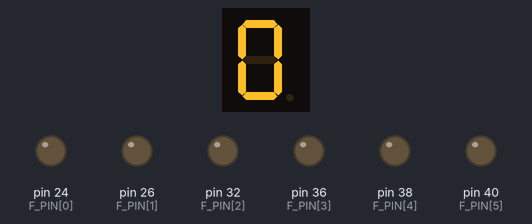
A program run on a simulated Raspberry Pi (header pin numbers). Shown: 1-digit seven-segment display, output pins drawn as LEDs (lit = HIGH). The segment pins are drawn as the display they are named for; pins used as bus, display or sensor lines are not drawn.

Above: at 0.1 s.
At 2.2 s:
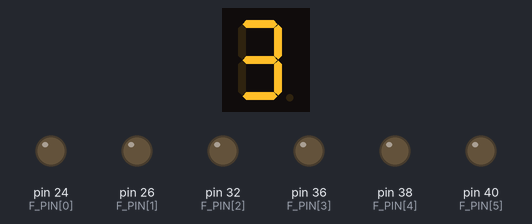
At 3.6 s:
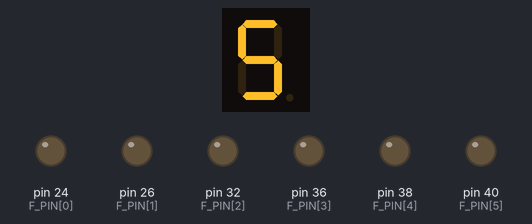
At 5.7 s:
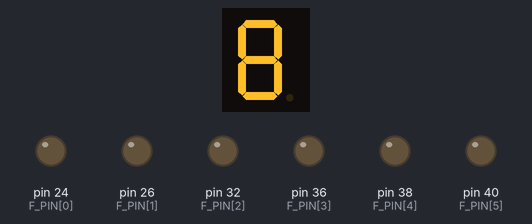
At 7.8 s:
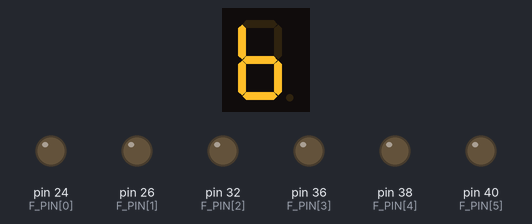
At 10.6 s:
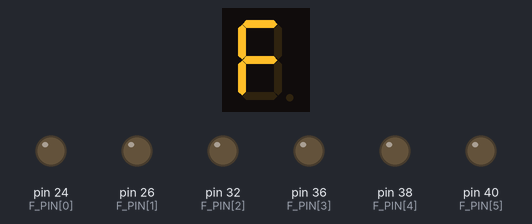

Measured:
- what the display in image 0 shows lasts 0.7 s, from 0.1 s to 0.8 s

The program:

0322_FND6_Cntl.py
```python
import RPi.GPIO as GPIO
import time

GPIO.setmode(GPIO.BOARD)
      #a,b, c, d, e, f, g, h
D_PIN=[19,21,23,29,31,33,35,37]
F_PIN=[24,26,32,36,38,40]
FND_DATA = [0x3F,0x06,0x5B,0x4F,0x66,0x6D,0x7D,0x27,0x7F,0x6F
            ,0x77,0x7c,0x39,0x5E,0x79,0x71]
GPIO.setup(D_PIN,GPIO.OUT,initial=GPIO.LOW)
GPIO.setup(F_PIN,GPIO.OUT,initial=GPIO.HIGH)

try:
    for i in F_PIN:
        GPIO.output(i,GPIO.LOW)

    for i in FND_DATA:
        for j in range(0,8):
            GPIO.output(D_PIN[j], i &(0x01 << j))
        time.sleep(0.7)
    while True:
        pass

except KeyboardInterrupt:
    print("KeyboardInterrupt")
finally:
    print("cleanup")
    GPIO.cleanup()
```
